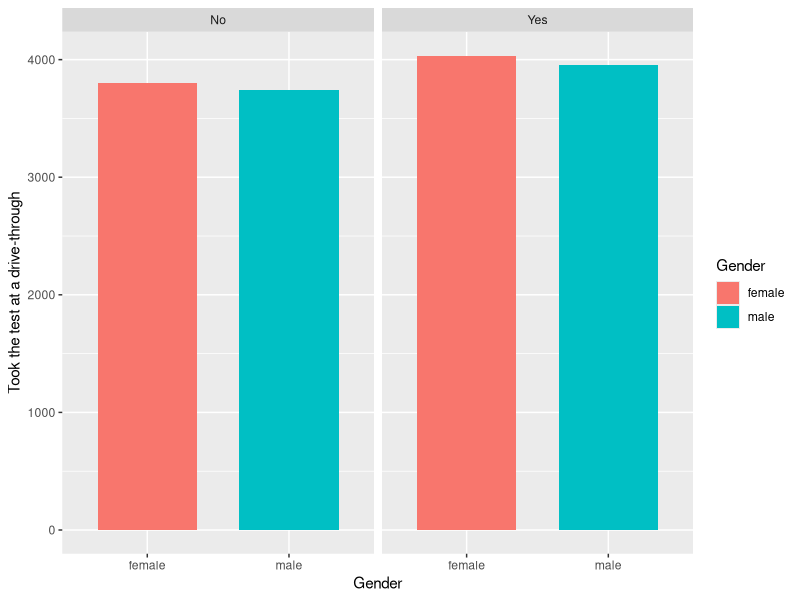
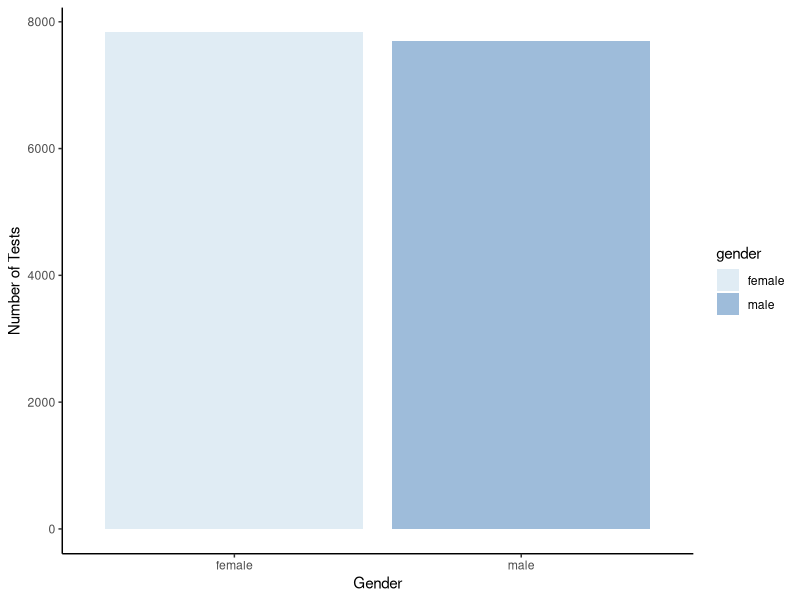
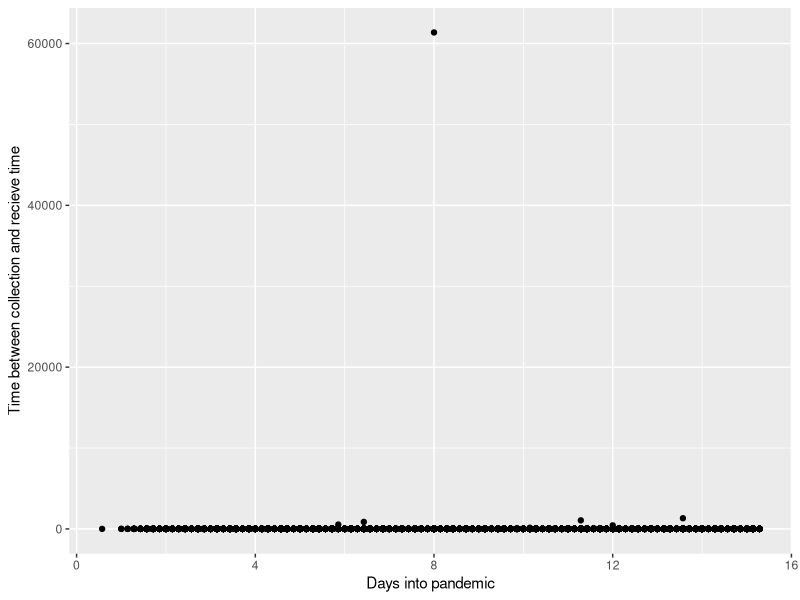
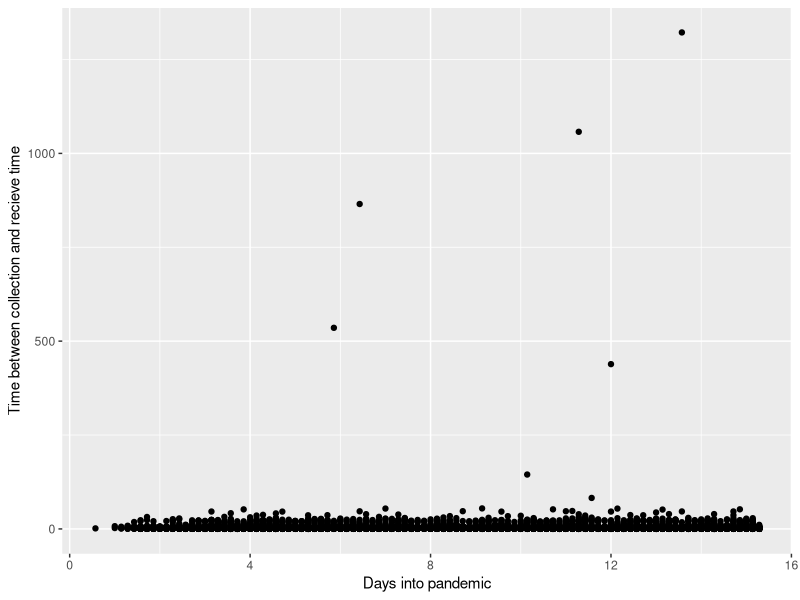
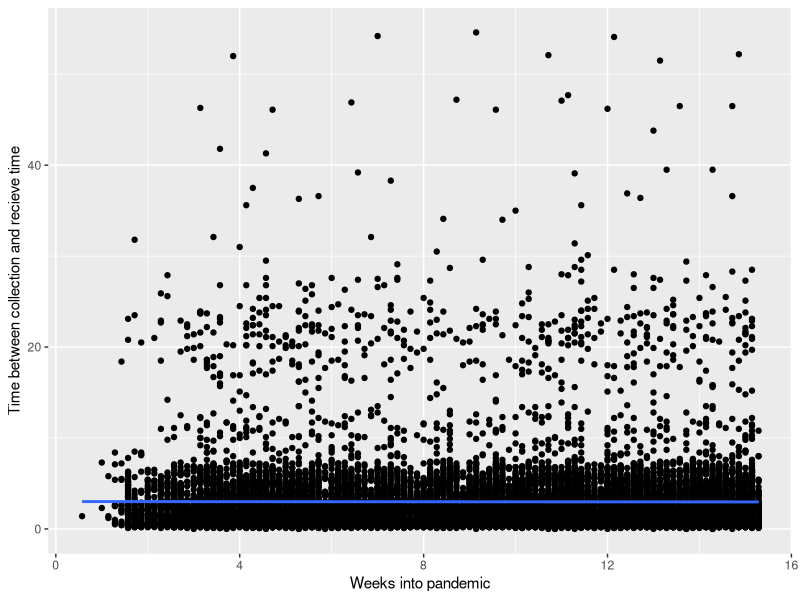
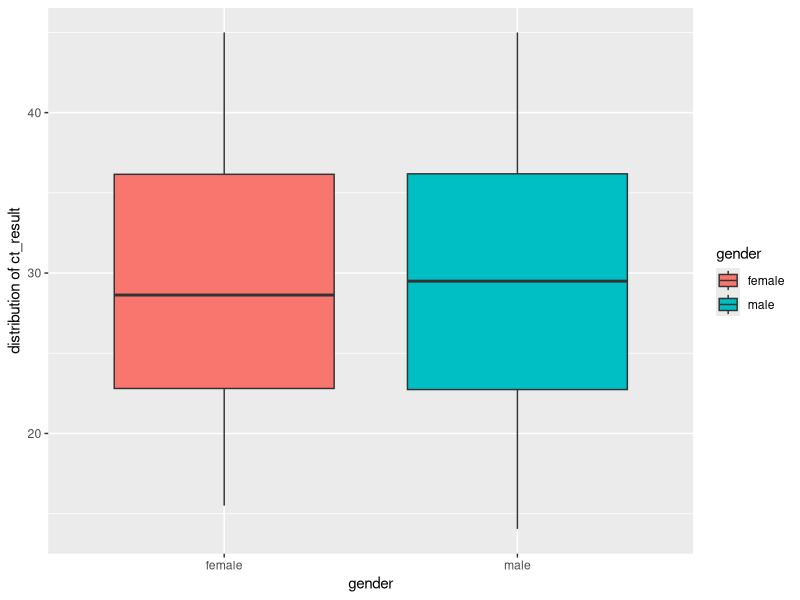
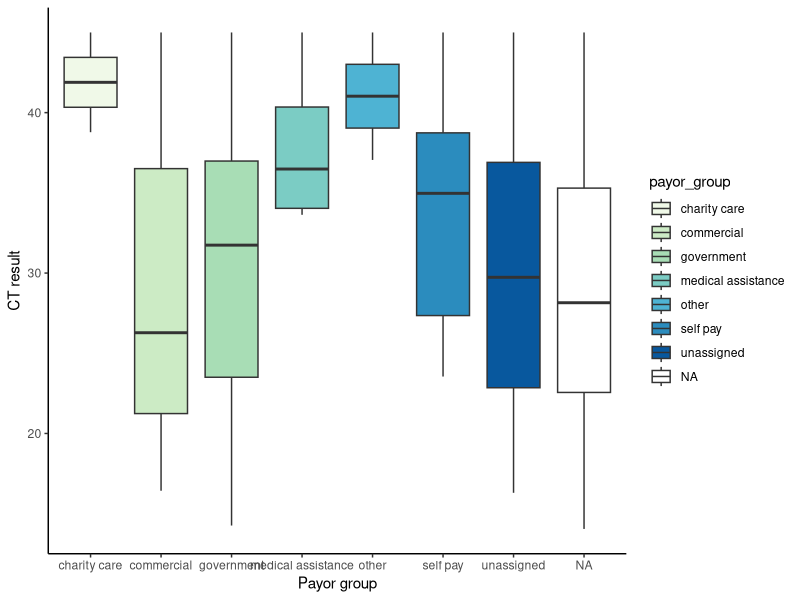
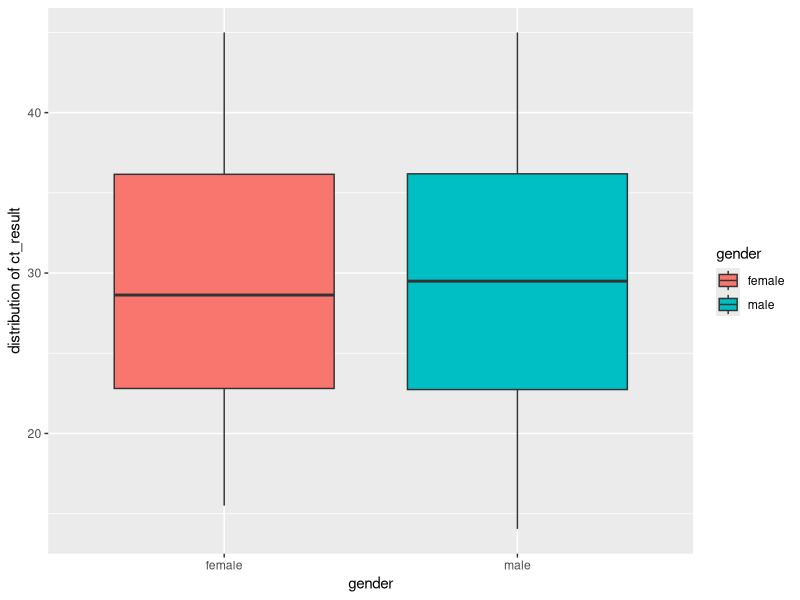

Generate these figures, in order, with R:
#----# SCRIPT HEADER #----------#
# Date: 15/09/22
# Author: Group 3
# File name: plotting_data
# Description: A script for plotting the data
#------------------------------#

#Loading packages
library(tidyverse)
library(here)

#Reading the data from earlier script
data_nontidy <- read_delim(here("data", "copy_exam_nontidy.txt"))

data_tidy<-
  data_nontidy %>%
  rename(value=.value,
         pan_day="pan day")%>%
  separate(col = "gender-age",
           into = c("gender", "age"),
           sep = "-")%>%
  separate(col = subject,
           into = c("id", "first_name", "last_name"),
           sep = " ") %>%
  distinct() %>%
  pivot_wider(names_from = "time measurement", values_from = "value")

data_join <- read.delim(here("data", "copy_exam_joindata.txt"))

data_wrangled <- 
  data_tidy %>% 
  select(-row,-"1_test_id", -demo_group) %>% 
  mutate(age = as.numeric(age),
         pan_day = as.numeric(pan_day),
         drive_thru_ind = as.numeric(drive_thru_ind),
         ct_result = as.numeric(ct_result),
         id = as.numeric(id)) %>% 
  mutate(rec_ver_tat= if_else(rec_ver_tat>=100, "High", "Low")) %>% 
  mutate(pan_weeks = pan_day / 7) %>% 
  mutate(drive_thru_ind = if_else(drive_thru_ind == 1, "Yes", "No")) %>% 
  mutate(ct_order_result = ct_result * orderset) %>% 
  select(c(id, age, gender), everything()) %>%
  arrange(id) %>% 
  left_join(data_join)

#----------------------------------------------#
#PLOT 1

#Were there more females than males that took the test at a drive through?
data_drivethrough <- data_wrangled %>%
  count(gender, drive_thru_ind)

ggplot(data_drivethrough, aes(x = gender, y = n))+
  geom_col(aes(fill = gender), width = 0.7)+
  xlab("Gender")+
  ylab("Took the test at a drive-through")+
  facet_wrap(facets = vars(drive_thru_ind))+
  labs(fill = "Gender")

#The plot shows that there are slightly more females than males who took the test at a drive through.

#----------------------------------------------#
#PLOT 2

#Plot to illustrate sex differences in testing
count_gender <- 
  data_wrangled %>%
  count(gender)
ggplot(data = count_gender, 
       aes(group = gender,
           x = gender, 
           y = n)) +
  geom_col(aes(fill = gender)) +
  scale_fill_brewer(type = "div", palette ="BuPu") +
  ylab("Number of Tests") +
  xlab ("Gender") +
  theme_classic()
#The visualization shows that a few more women got tested, but the difference
#is relatively small

#----------------------------------------------#
#PLOT 3

#Plot to illustrate if time spent waiting for test results improves 
#over the course of the pandemic
ggplot(data = data_wrangled,
       aes(x = pan_weeks ,
           y = col_rec_tat)) +
  geom_point() +
  xlab("Days into pandemic") +
  ylab("Time between collection and recieve time")

#When making this plot we see one severe outlier.
#This is likely an error and I will remove it from further vizualisation

#First we find the row with this value:
count_col_rec_tat <- 
  data_wrangled %>%
  count(col_rec_tat, id, pan_weeks)

tail(count_col_rec_tat, 8)

data_wrangled %>%
  group_by(data_wrangled$col_rec_tat)

col_week_data <- data_wrangled %>%
  subset(id != 801)

ggplot(data = col_week_data,
       aes(x = pan_weeks ,
           y = col_rec_tat)) +
  geom_point() +
  xlab("Days into pandemic") +
  ylab("Time between collection and recieve time")
#We still see that there are a few outliers, which make interpretation difficult
#We will remove these as well, to make interpretation easier

col_week_data_2 <- col_week_data %>%
  subset(id != (11684))
col_week_data_3 <- col_week_data_2 %>%
  subset(id != (214))
col_week_data_4 <- col_week_data_3 %>%
  subset(id != (2193))
col_week_data_5 <- col_week_data_4 %>%
  subset(id != (5018))
col_week_data_6 <- col_week_data_5 %>%
  subset(id != (1306))
col_week_data_7 <- col_week_data_6 %>%
  subset(id != (2609))
col_week_data_8 <- col_week_data_7 %>%
  subset(id != (4859))

ggplot(data = col_week_data_8,
       aes(x = pan_weeks ,
           y = col_rec_tat)) +
  geom_point(aes()) +
  geom_smooth(method = "lm") +
  xlab("Weeks into pandemic") +
  ylab("Time between collection and recieve time")

#----------------------------------------------#
#PLOT 4

#create a plot that would help to find if the distribution of the ct_results differ with the sex group

data_wrangled_grouped <- data_wrangled %>%
  group_by(gender, ct_result) %>% 
  summarise(sum = sum(ct_result, na.rm=T))
data_wrangled_grouped

ggplot(data_wrangled_grouped,  
       aes(x = as.factor(gender), y = ct_result)) +
  xlab("gender")+
  ylab("distribution of ct_result")+
  geom_boxplot(aes(fill=gender))

#----------------------------------------------#
#PLOT 5

#Does the distribution of the `ct_result` differ with `payor_group`?
data_to_be_analyzed<-
  data_wrangled %>%
  count(payor_group,ct_result)

comparing_payor_group_ct <-
  data_to_be_analyzed %>% 
  ggplot(aes(x=payor_group, y = ct_result)) + 
  geom_boxplot(aes(fill=payor_group)) +
  scale_fill_brewer(type="div",palette="GnBu")+
  ylab("CT result") +
  xlab("Payor group") +
  theme_classic()

comparing_payor_group_ct

#The box plots displays the range and the median of ct_result in each group

#----------------------------------------------#
#PLOT 6
#create a plot that would help to find if the distribution of the ct_results differ with the sex group

data_wrangled_grouped <- data_wrangled %>%
  group_by(gender, ct_result) %>% 
  summarise(sum = sum(ct_result, na.rm=T))
data_wrangled_grouped

ggplot(data_wrangled_grouped,  
       aes(x = as.factor(gender), y = ct_result)) +
  xlab("gender")+
  ylab("distribution of ct_result")+
  geom_boxplot(aes(fill=gender))

